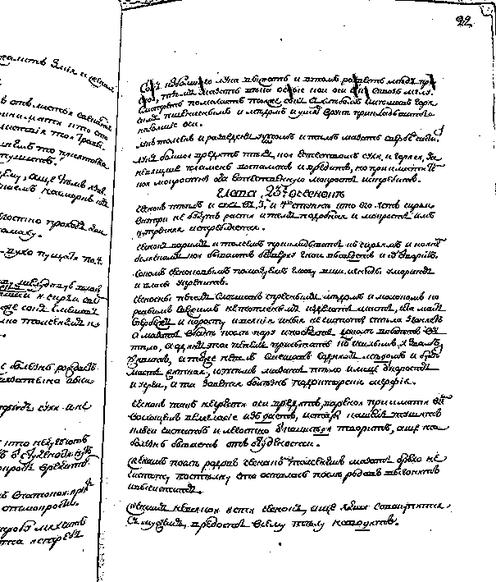
#> input picture image_3.png, 496 x 582 px, shrunk from 605 x 709 before the run, found by its file name
$ python lab3.py
#> lines starting #> are read from the running program, lines starting #| are printed output that depends on the picture; after the words box and inside, x2 and y2 are one past the last pixel; in counts of white or black regions, pixels touching at a corner belong together
from PIL import Image
import numpy as np

def rank_filter_cross(image_array, rank=4):
    height, width = image_array.shape
    result = np.copy(image_array)

    for i in range(1, height - 1):
        for j in range(1, width - 1):
            cross = [
                image_array[i, j],      # центр
                image_array[i - 1, j],  # верх
                image_array[i + 1, j],  # низ
                image_array[i, j - 1],  # лево
                image_array[i, j + 1]   # право
            ]
            ones_count = sum(cross)

            # Решающее правило: Если количество единиц >= rank = 4 , то результирующий пиксель становится 1, иначе – 0.
            result[i, j] = 1 if ones_count >= rank else 0

    result = (result * 255).astype(np.uint8)

    return result

def compute_difference(original, filtered):
    # если значения совпадают, то результат 0 черный , иначе 255 белый.
    diff = np.where(original == filtered, 0, 255)
    return diff.astype(np.uint8)


def main():
    png = ['image_3.png', 'image_2.png']
    count = 0
    for i in png:
        count += 1

        gray_image = Image.open(i).convert('L')
#> gray_image is the input picture: PIL image 496x582 L; min 0, max 255, mean 223.2

        img_array = np.array(gray_image)
        bin_array = np.where(img_array > 128, 1, 0)
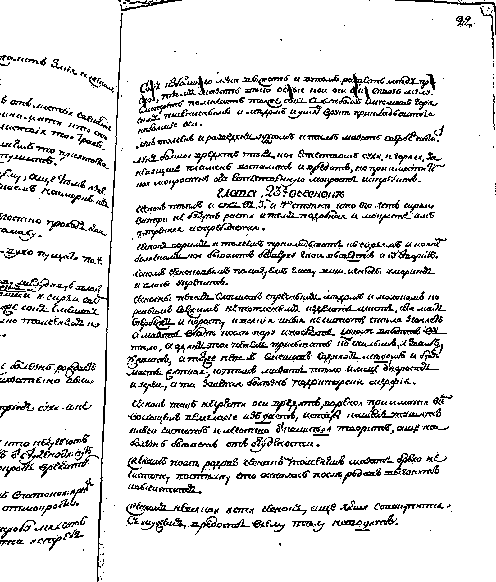
#> bin_array: shape (582, 496) int64; values 0 (black) and 1 (white), 87.7% white; black in thin lines or dots

        filtered_array = rank_filter_cross(bin_array, rank=4)
#> after the loop in rank_filter_cross, `for i in range(1, height - 1):`:
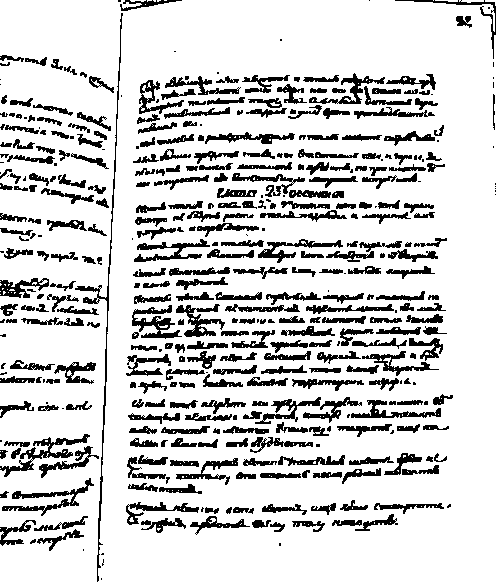
#> result: shape (582, 496) int64; values 0 (black) and 1 (white), 82.3% white; 413 black regions (84 under 20 px), largest, box (x1, y1, x2, y2) and area: (75, 13, 123, 582) 1124, (0, 434, 90, 477) 789, (2, 478, 94, 516) 734

        difference_array = compute_difference(bin_array, filtered_array)
#> in compute_difference, `diff = np.where(original == filtered, 0, 255)`:
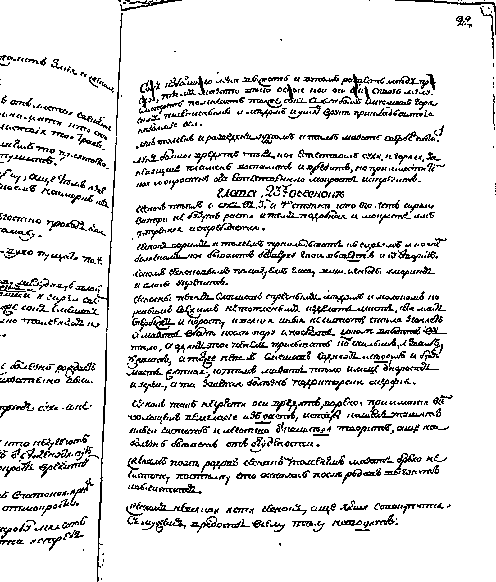
#> diff: shape (582, 496) int64; 87.9% white; black in thin lines or dots
#> in compute_difference, `return diff.astype(np.uint8)`: returned value: shape (582, 496); 87.9% white; black in thin lines or dots

        filtered_image = Image.fromarray(filtered_array)
        a = 'filtered' + '_' + str(count) + '.png'
        filtered_image.save(a)

        difference_image = Image.fromarray(difference_array)
        b = 'difference' + '_' + str(count) + '.png'
        difference_image.save(b)
#> pass 2 of the loop in main, `for i in png:`:
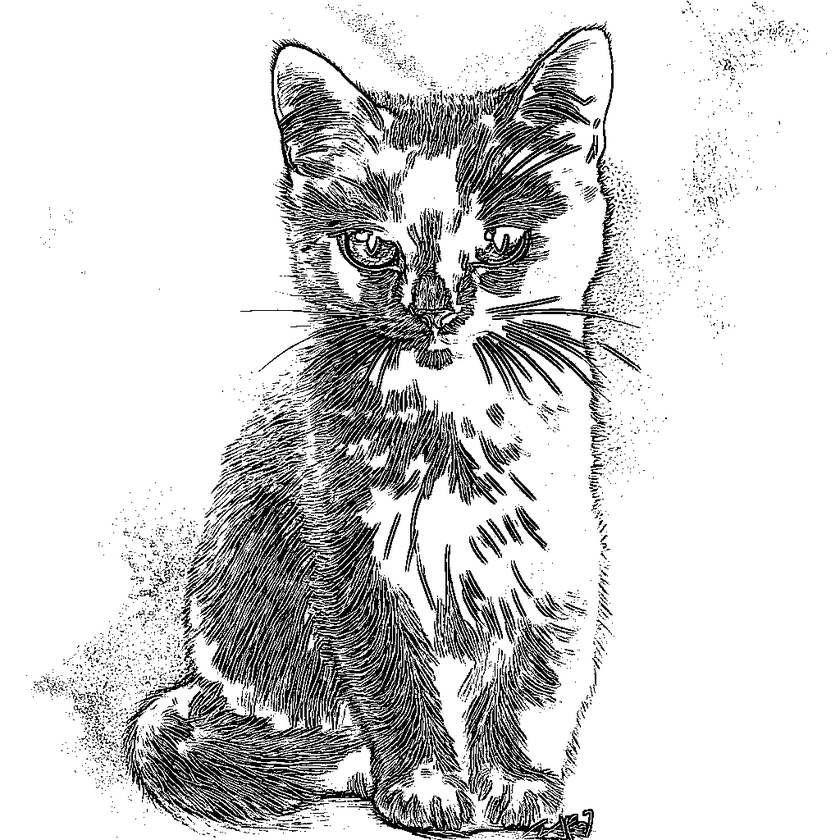
#> input picture image_2.png, 840 x 840 px, shrunk from 1024 x 1024 before the run, found by its file name
#> in main, gray_image is the input picture: PIL image 840x840 L; min 0, max 255, mean 210.5
#> bin_array: shape (840, 840) int64; values 0 (black) and 1 (white), 82.7% white; black in thin lines or dots
#> after the loop in rank_filter_cross (call 2), `for i in range(1, height - 1):`:
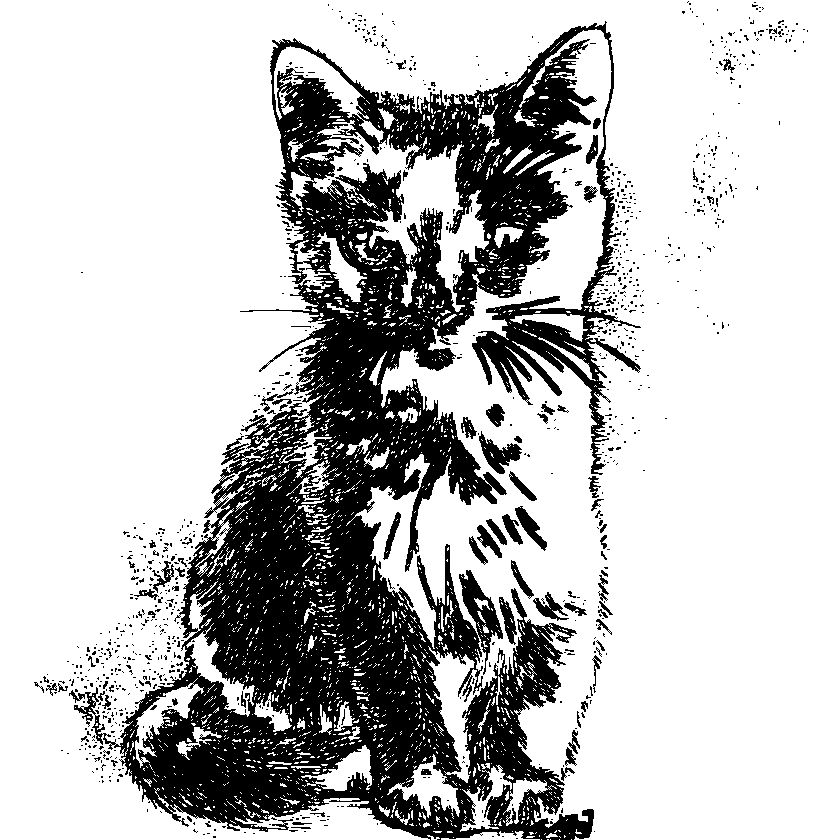
#> result: shape (840, 840) int64; values 0 (black) and 1 (white), 75.3% white; 980 black regions (898 under 20 px), largest, box (x1, y1, x2, y2) and area: (69, 21, 641, 840) 162603, (479, 431, 522, 474) 781, (515, 506, 547, 551) 487
#> in compute_difference (call 2), `diff = np.where(original == filtered, 0, 255)`:
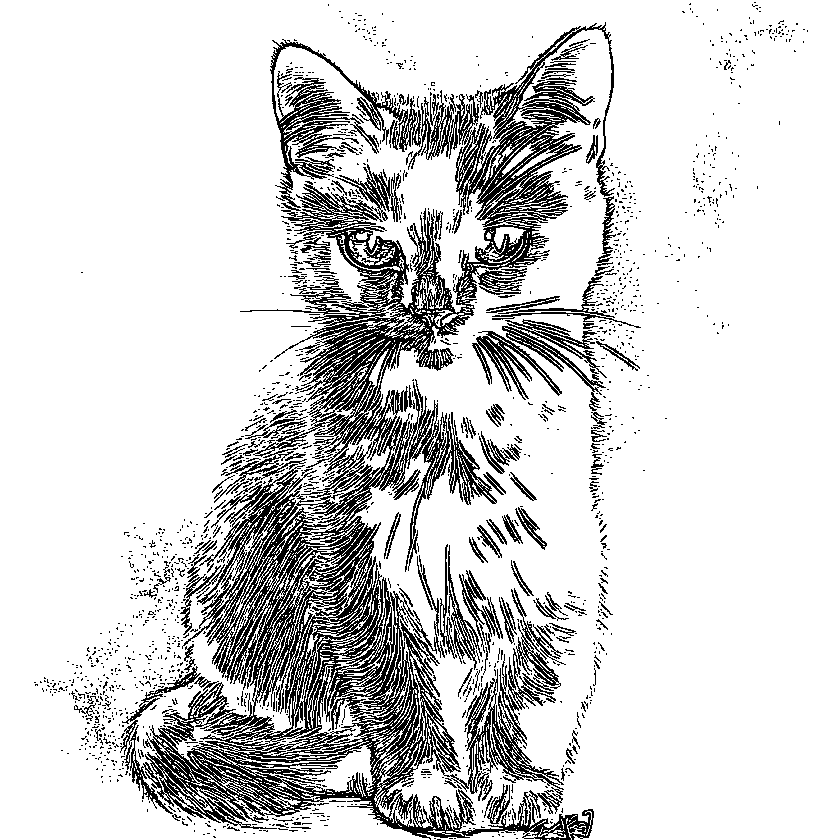
#> diff: shape (840, 840) int64; 83.1% white; black in thin lines or dots

    with open("report_lab_3_.md", "w", encoding="utf-8") as f:
        f.write("# Лабораторная работа No3\n")
        f.write("## Фильтрация изображений и морфологические операции\n\n")
        f.write("**Метод:** Ранговый фильтр с маской прямой крест (окно 3x3, ранг 4)\n\n")
        f.write("### Этапы обработки:\n")

        f.write("1. Исходные изображения\n")
        f.write('![](image_3.png)\n\n')
        f.write('![](image_2.png)\n\n')

        f.write("2. Применение рангового фильтра к изображению.\n")
        f.write('![](filtered_1.png)\n\n')
        f.write('![](filtered_2.png)\n\n')

        f.write("3. Вычисление разностного изображения как абсолютной разности между исходным и отфильтрованным изображениями.\n")
        f.write('![](difference_1.png)\n\n')
        f.write('![](difference_2.png)\n\n')

    print("Лабораторная работа выполнена.")

if __name__ == '__main__':
    main()
